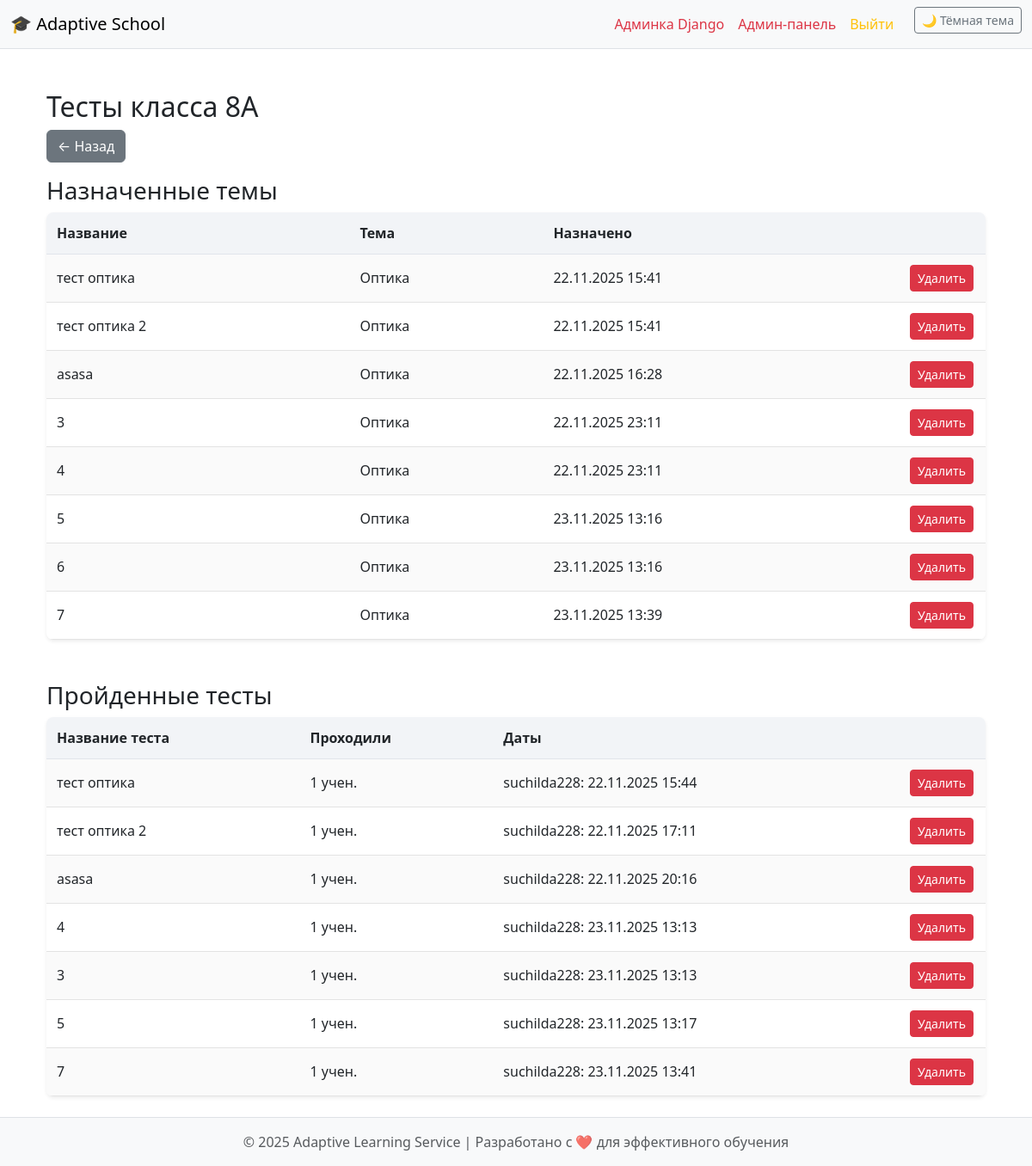
The app's page /class/1/tests/ (signed in), older data.
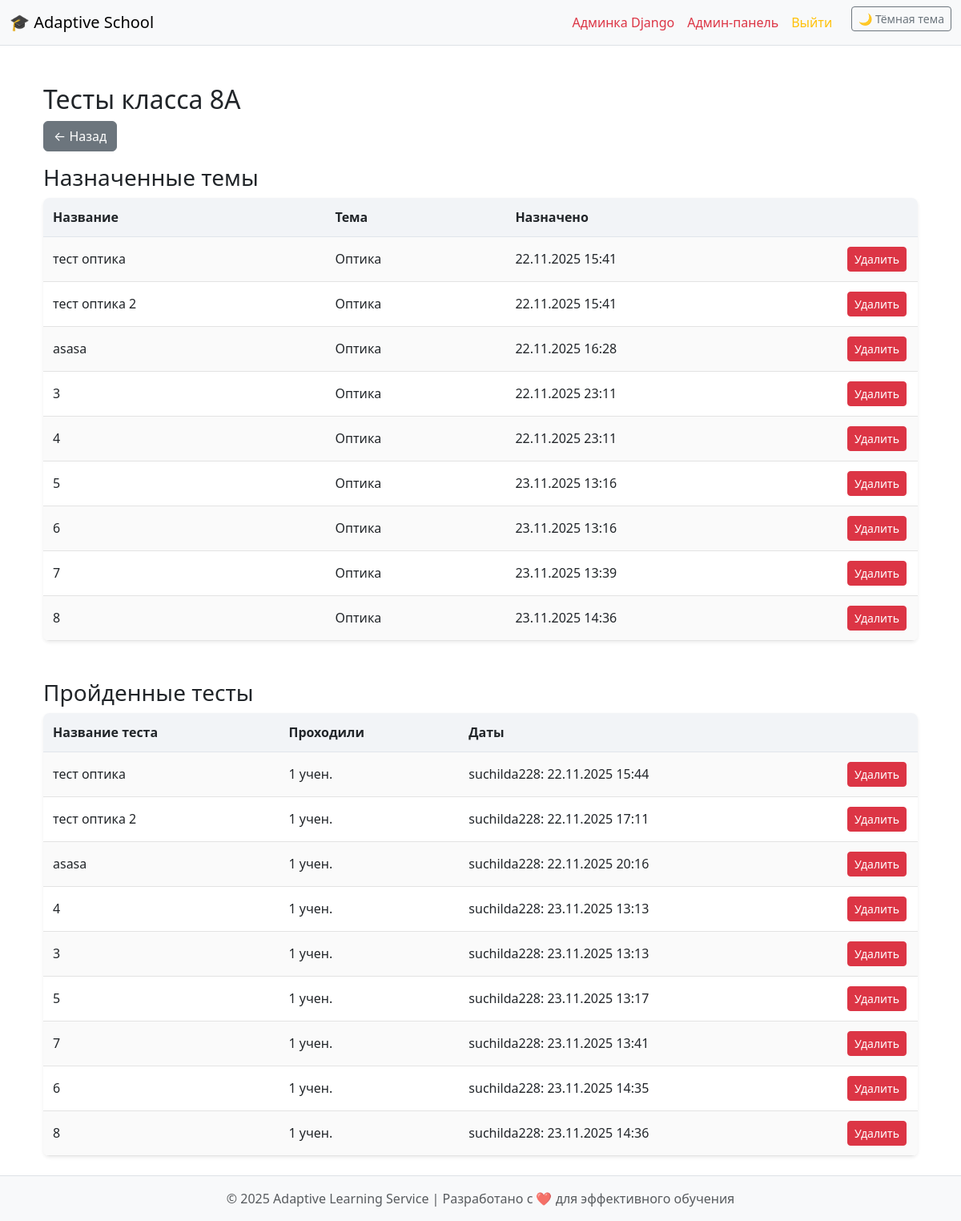
The same page, newer data.
### school/models.py (models this page shows, shortened)
class AssignedTopic(models.Model):
    title = models.CharField(max_length=150, blank=True)
    school_class = models.ForeignKey(SchoolClass, on_delete=models.CASCADE, related_name="assigned_topics")
    topic = models.ForeignKey(Topic, on_delete=models.CASCADE, related_name="assigned_to_classes")
    assigned_by = models.ForeignKey(Teacher, on_delete=models.CASCADE, related_name="given_topics")
    date_assigned = models.DateTimeField(auto_now_add=True)
    is_active = models.BooleanField(default=True)
    question_count = models.IntegerField(default=0)
    class Meta:
        verbose_name = "Назначенная тема"
        verbose_name_plural = "Назначенные темы"

class Topic(models.Model):
    name = models.CharField(max_length=100)
    subtopics = models.ManyToManyField('SubTopic', blank=True, related_name="topics")
    class Meta:
        verbose_name = "Тема"
        verbose_name_plural = "Темы"

class Test(models.Model):
    lesson = models.ForeignKey(Lesson, on_delete=models.CASCADE, related_name="tests")
    assigned_topic = models.ForeignKey('AssignedTopic', on_delete=models.SET_NULL, null=True, blank=True)
    topic = models.ForeignKey(Topic, on_delete=models.CASCADE, null=True, blank=True)
    title = models.CharField(max_length=150)
    date_available = models.DateField()
    questions = models.ManyToManyField(Question, blank=True)
    maximin_questions = models.IntegerField(default=0)
    class Meta:
        verbose_name = "Тест"
        verbose_name_plural = "Тесты"

class TestResult(models.Model):
    student = models.ForeignKey(Student, on_delete=models.CASCADE)
    test = models.ForeignKey(Test, on_delete=models.CASCADE)
    assigned_topic = models.ForeignKey('AssignedTopic', on_delete=models.SET_NULL, null=True, blank=True)
    score = models.IntegerField()
    grade = models.IntegerField()
    completed_at = models.DateTimeField(auto_now_add=True)
    class Meta:
        verbose_name = "Результат теста"
        verbose_name_plural = "Результаты тестов"

class Student(models.Model):
    user = models.OneToOneField(User, on_delete=models.CASCADE)
    name = models.CharField(max_length=100)
    surname = models.CharField(max_length=100)
    patronymic = models.CharField(max_length=100, blank=True)
    class Meta:
        verbose_name = "Ученик"
        verbose_name_plural = "Ученики"

### school/views.py (the view)
# urls.py: path("class/<int:class_id>/tests/", views.class_tests, name="class_tests"),
@login_required
def class_tests(request, class_id):
    school_class = get_object_or_404(SchoolClass, id=class_id)
    assigned = AssignedTopic.objects.filter(school_class=school_class)
    test_results = TestResult.objects.filter(
        student__classes=school_class
    ).select_related("test", "student")
    tests = {}
    for r in test_results:
        t = r.test
        if t.id not in tests:
            tests[t.id] = {
                "test": t,
                "results": [],
                "students_count": 0
            }
        tests[t.id]["results"].append(r)
    for t in tests.values():
        t["students_count"] = len(t["results"])
    return render(request, "class_tests.html", {
        "school_class": school_class,
        "assigned": assigned,
        "tests": tests.values(),
    })

### templates/class_tests.html (shortened to what this page needs)
{% extends "base.html" %}
{% block content %}
<div class="container mt-4">
    <h2>Тесты класса {{ school_class.name }}</h2>
    <a href="{% url 'class_journal' school_class.id %}" class="btn btn-secondary mb-3">← Назад</a>
    <h3>Назначенные темы</h3>
    {% if assigned %}
    <table class="custom-table table-striped shadow-sm">
        <thead>
            <tr>
                <th>Название</th>
                <th>Тема</th>
                <th>Назначено</th>
                <th style="width: 100px"></th>
            </tr>
        </thead>
        <tbody>
        {% for a in assigned %}
            <tr>
                <td>{{ a.title }}</td>
                <td>{{ a.topic.name }}</td>
                <td>{{ a.date_assigned|date:"d.m.Y H:i" }}</td>
                <td>
                    <a href="{% url 'delete_assigned_topic' a.id %}"
                       class="btn btn-danger btn-sm"
                       onclick="return confirm('Удалить назначенную тему?')">
                       Удалить
                    </a>
                </td>
            </tr>
        {% endfor %}
        </tbody>
    </table>
    {% else %}
        <p class="text-muted">Нет назначенных тем.</p>
    {% endif %}
    <h3 class="mt-5">Пройденные тесты</h3>
    {% if tests %}
    <table class="custom-table table-striped shadow-sm">
        <thead>
            <tr>
                <th>Название теста</th>
                <th>Проходили</th>
                <th>Даты</th>
                <th style="width: 100px"></th>
            </tr>
        </thead>
        <tbody>
        {% for t in tests %}
            <tr>
                <td>{{ t.test.assigned_topic.title }}</td>
                <td>{{ t.students_count }} учен.</td>
                <td>
                    {% for r in t.results %}
                        {{ r.student.surname }}: {{ r.completed_at|date:"d.m.Y H:i" }}<br>
                    {% endfor %}
                </td>
                <td>
                    <a href="{% url 'delete_test' t.test.id %}"
                       class="btn btn-danger btn-sm"
                       onclick="return confirm('Удалить тест и все результаты?')">
                       Удалить
                    </a>
                </td>
            </tr>
        {% endfor %}
        </tbody>
    </table>
    {% else %}
        <p class="text-muted">Ученики ещё не проходили тесты.</p>
    {% endif %}
</div>
{% endblock %}

Row changes from the older to the newer data that the page shows:
added AssignedTopic: title "8", topic.name "Оптика", date_assigned "23.11.2025 14:36"
added Test: test.assigned_topic "6", students_count "1"
added TestResult: student.surname "suchilda228", completed_at "23.11.2025 14:35", shown under "6"
added Test: test.assigned_topic "8", students_count "1"
added TestResult: student.surname "suchilda228", completed_at "23.11.2025 14:36", shown under "8"
